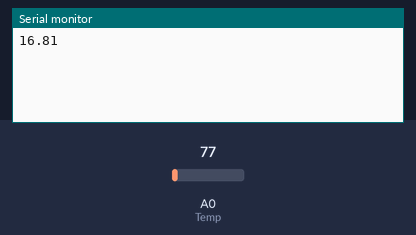
The sketch below on a simulated ESP8266 (NodeMCU). On the bench: the last lines printed to the serial monitor. The test bench sets the inputs (shaded band); at power-on: A0 (Temp) = 77. WiFi joins after 1.5 s; servers stay silent unless stated.

Above: at 3.0 s.
3.1 s: A0 (Temp) set to 92
At 3.8 s:
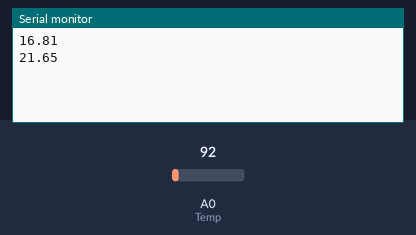
4.6 s: A0 (Temp) set to 107
At 6.1 s:
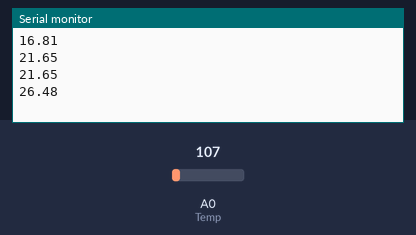
Timing chart, 0 to 7.6 s (numbered marks = the images above; inputs shaded):
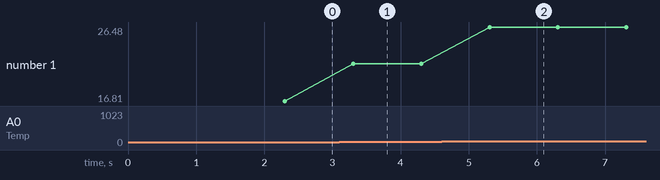

The sketch:

Temperature_Esp2.ino
```cpp
#define BLYNK_PRINT Serial
#include <ESP8266WiFi.h>
#include <BlynkSimpleEsp8266.h>
#define BLYNK_TEMPLATE_ID "TMPLdK3VppgO"
#define BLYNK_DEVICE_NAME "agric"
#define BLYNK_AUTH_TOKEN "rXcW4zJEYv316qryHP7BZPRJiB1_CijO"


char auth[] = "rXcW4zJEYv316qryHP7BZPRJiB1_CijO";
char ssid[] = "love u";
char pass[] = "iloveyou";

BlynkTimer timer;

float hum = 1;
#define Temp A0

void setup() {
  Serial.begin(9600);
  Blynk.begin(auth, ssid, pass, "blynk.cloud", 80);
  timer.setInterval(500L, temp);

}


void temp() {
  int analogValue = analogRead(Temp);
float millivolts = (analogValue/1024.0) * 3300;
float celsi = millivolts/10;
float celsius = celsi - 8;


Serial.println(celsius);

Blynk.virtualWrite(V5,celsius);


float humidity = (50 - celsius)+10;

Blynk.virtualWrite(V6,humidity);

delay(1000);


}

void loop() {
  Blynk.run();
  timer.run();
}
```

Measured:
- after the input at 3.1 s, the serial monitor: prints a new line after 0.20 s (image 1)
- after the input at 4.6 s, the serial monitor: prints a new line after 0.71 s (image 2)
- plotted number 1: 16.81 → 21.65 after the input at 3.1 s, 21.65 → 26.48 after the input at 4.6 s
